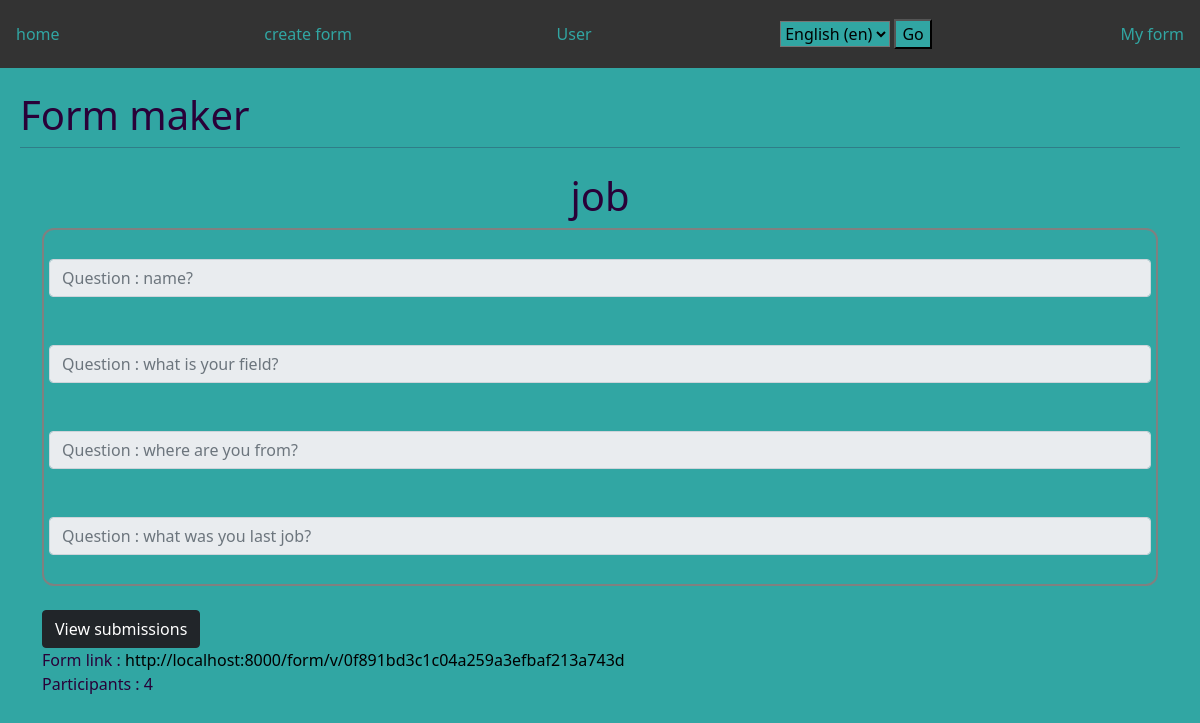
The app's page /en/d/0f891bd3c1c04a259a3efbaf213a743d/ (signed in) with its own data.
### form/models.py (models this page shows)
class Form(models.Model):
    id = models.UUIDField(primary_key=True, default=uuid.uuid4)
    name = models.CharField(max_length=100)
    user_id = models.IntegerField()

class InputField(models.Model):
    id = models.UUIDField(primary_key=True, default=uuid.uuid4)
    label = models.CharField(max_length=100)
    form_id = models.UUIDField()

### dashbord/views.py (the view)
# urls.py: path("<str:form_id>/" , views.view_form , name = 'view_form'),
def view_form(request , form_id):
    rs = Response.objects.filter(form_id=form_id)
    rs2 = []
    i = 1
    for r in rs:
        rs2.append([r , i])
        i+=1
    i=[1]
    f = Form.objects.get(user_id = request.user.id , id = form_id)
    q = InputField.objects.filter(form_id = form_id)
    ln = len(rs2)
    return render(request , "dashbord/form.html" , {'q': q,'f': f , 'form_id':form_id ,
     'rs2':rs2 , 'len':ln , 'rs':rs , 'i':i})

### dashbord/templates/dashbord/form.html (shortened to what this page needs)
{% extends "dashbord/base.html" %}
{% load static %}
{% load i18n %}
{% if LANGUAGE_CODE == 'en'%}
  {% block content %}
  <!doctype html>
  <html lang="en">
    <head>
    </head>
    <body>
        <div class="container">
          <h1 style="text-align: center;">{{f.name}}</h1>
          <div class="round3">
            {% for q in q %}
              <div >
                <br>
                <div>
                    <input placeholder="Question : {{ q.label }}" name="{{ q.id }}" class="form-control" disabled>
                </div>
                <br>
              </div>
            {% endfor %}
          </div>
          {% if rs.0.id == None %}
            No response yet
          {% else %}
            <br>
             <a class="btn btn-dark" href="http://localhost:8000/d/{{form_id}}/{{rs.0.id}}/submissions/"
             role="button" style="color:white">View submissions</a>
          {% endif %}
          <br>
          Form link : <a href="http://localhost:8000/form/v/{{form_id}}" style="color:black">http://localhost:8000/form/v/{{form_id}}</a><br>
          Participants : {{len}}<br>
        </div>
    </body>
  </html>
  {% endblock %}
{% endif %}

### assets/styles.css (style rules this page uses)
body { background-color: #31A6A3; background-repeat: no-repeat; color: #290138; }

### dashbord/templates/dashbord/base.html (style rules this page uses)
body { font-family: Arial, Helvetica, sans-serif; }
.round3 { border: 2px solid gray; border-radius: 12px; padding: 5px; }
a:link { color: black; text-decoration: none; }

### records on screen
Form: name "job"
InputField: label "Question : name?"
InputField: label "Question : what is your field?"
InputField: label "Question : where are you from?"
InputField: label "Question : what was you last job?"

### other values on screen
{{ len }} "4"
form field language "English (en)"
